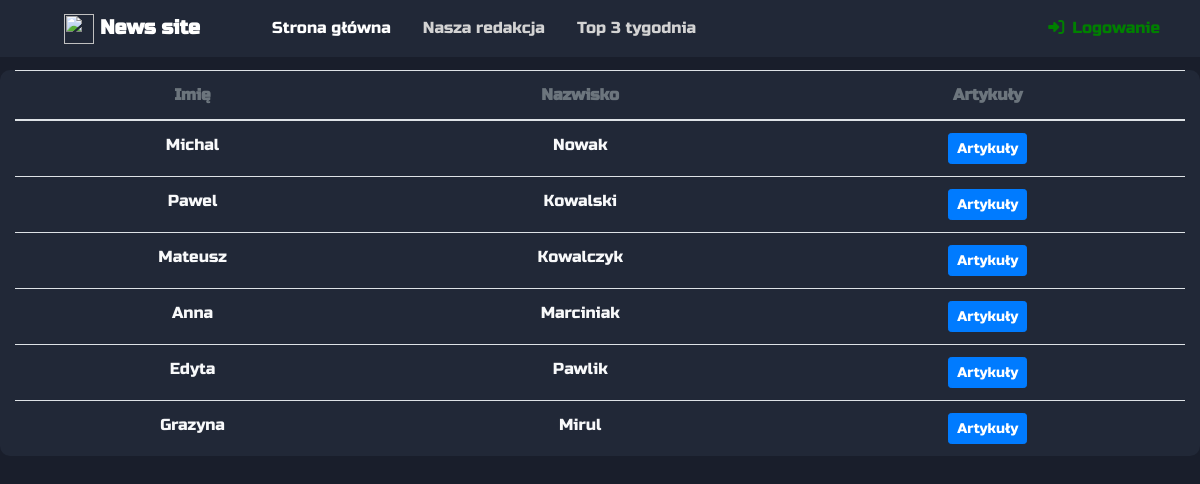
Page /redakcja.php on the committed database.
### tables this page shows
CREATE TABLE `author` (
  `AuthorID` int(11) NOT NULL,
  `Name` varchar(60) NOT NULL,
  `Surname` varchar(60) NOT NULL,
  `Username` varchar(60) NOT NULL,
  `Password` varchar(60) NOT NULL
);

### redakcja.php (the view, shortened to what this page needs)
<?php require 'premades/head.php'; ?>
<?php
if(isset($_SESSION['user']))
{
require_once 'navs/logged.php';
}
else
{
require_once 'navs/guest.php';
}
?>
<body id="index">
<div class="container" id="article">
  <table class="table table-curved bg-dark text-center text-light mx-auto" id="tabela-redakcja">
    <thead>
      <tr class="header text-muted">
        <th>Imię</th>
        <th>Nazwisko</th>
        <th>Artykuły</th>
      </tr>
    </thead>
    <tbody>
      <?php
      $sql = "SELECT `AuthorID`, `Name`, `Surname` FROM `Author`";
      $result = $db_conn->query($sql);
      while($row=$result->fetch_assoc())
      {
        echo '<tr>';
        echo '<td>';
        echo $row["Name"];
        echo '</td>';
        echo '<td>';
        echo $row["Surname"];
        echo '</td>';
        echo '<td>';
        echo '<a href="autor.php?id='.$row['AuthorID'].'" class="btn btn-sm btn-primary">Artykuły</a>';
        echo '</td>';
        echo '</tr>';
      }?>
</div>
</body>
</html>

### premades/head.php (shortened to what this page needs)
<!DOCTYPE html>
<html lang="pl">
<head>
  <link rel="stylesheet" href="css/bootstrap.min.css">
  <link rel="stylesheet" href="css/main.css">
</head>

### navs/guest.php (shortened to what this page needs)
<nav class="navbar navbar-expand-lg navbar-dark bg-dark fixed-top">
<a class="navbar-brand ml-5 font-weight-bold" href="index.php">
  <img src="img/nav_icon.png" width="30" height="30">
  News site</a>
<div class="collapse navbar-collapse" id="navbarSupportedContent">
  <ul class="navbar-nav mr-auto ml-5">
    <li class="nav-item active">
      <a class="nav-link" href="index.php">Strona główna</a>
    </li>
    <li class="nav-item ml-3">
      <a class="nav-link" href="redakcja.php">Nasza redakcja</a>
    </li>
    <li class="nav-item ml-3">
      <a class="nav-link" href="top3.php">Top 3 tygodnia</a>
    </li>
  </ul>
    <ul class="navbar-nav mr-3">
  <li class="nav-item">
      <a class="nav-link" data-toggle="modal" style="color:green;" data-target="#logowanie" href="#">
        <i class="mr-2 fas fa-sign-in-alt"></i>Logowanie</a>
    </li>
  </ul>
</div>
</nav>

### css/main.css (style rules this page uses)
html { scroll-behavior: smooth; }
body#index { background-color: #191e2b; margin-top: 57px; font-family: 'Russo One', sans-serif !important; color: lightgrey; }
.bg-dark { background-color: #212837!important; }
.container#article { margin-top:70px; background-color: #212837!important; border-radius: 10px; max-width: 1250px; }
.navbar-dark .navbar-nav .nav-link { color: lightgrey; }

### rows in the picture
author: Name "Michal", Surname "Nowak"
author: Name "Pawel", Surname "Kowalski"
author: Name "Mateusz", Surname "Kowalczyk"
author: Name "Anna", Surname "Marciniak"
author: Name "Edyta", Surname "Pawlik"
author: Name "Grazyna", Surname "Mirul"
